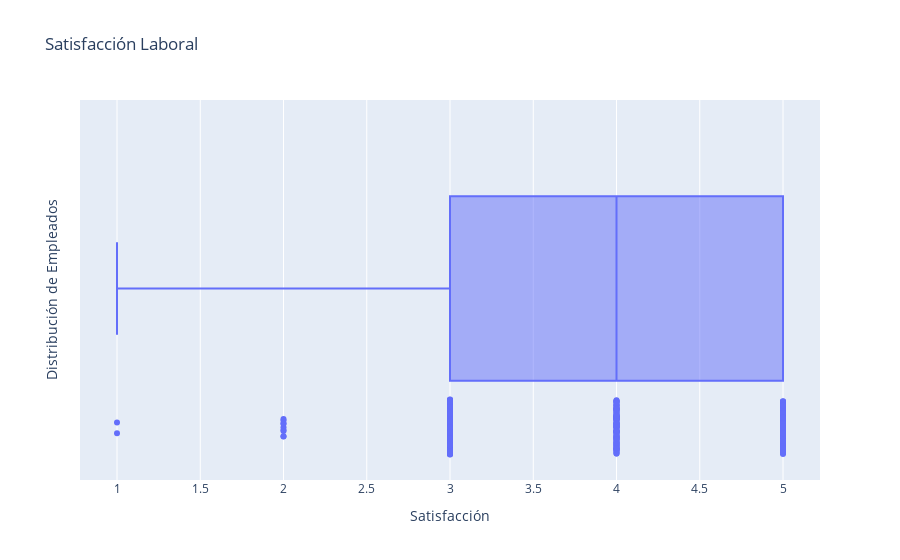

Here is the notebook cell this chart was saved with:
### Markdown cell above
**Gráfica de cajas: Satisfacción laboral**

### Code cell
fig4 = px.box(hr_data, x='EmpSatisfaction', title='Satisfacción Laboral', points='all')
fig4.update_layout(
    xaxis_title='Satisfacción',
    yaxis_title='Distribución de Empleados',
    showlegend=False
)

### Figure 1 — Plotly figure (JSON) as saved in the notebook; plotly's stock layout.template omitted (floating-point values rounded to 4 significant figures; data arrays with more than 128 entries replaced by an {"elided": "..."} marker saying what was removed)
{"data": [{"alignmentgroup": "True", "boxpoints": "all", "hovertemplate": "EmpSatisfaction=%{x}<extra></extra>", "legendgroup": "", "marker": {"color": "#636efa"}, "name": "", "notched": false, "offsetgroup": "", "orientation": "h", "showlegend": false, "type": "box", "x": {"elided": "311 int values"}, "x0": " ", "xaxis": "x", "y0": " ", "yaxis": "y"}], "layout": {"boxmode": "group", "legend": {"tracegroupgap": 0}, "showlegend": false, "title": {"text": "Satisfacción Laboral"}, "xaxis": {"anchor": "y", "domain": [0, 1], "title": {"text": "Satisfacción"}}, "yaxis": {"anchor": "x", "domain": [0, 1], "title": {"text": "Distribución de Empleados"}}}}
